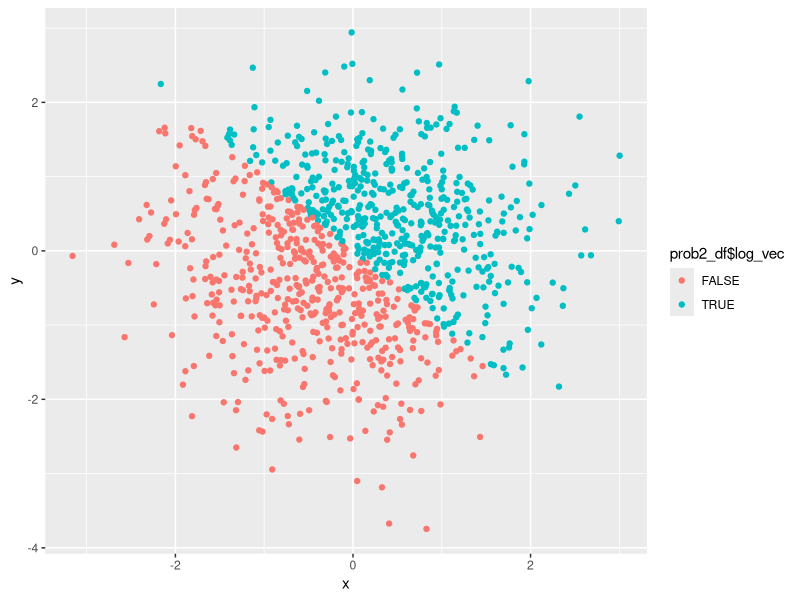
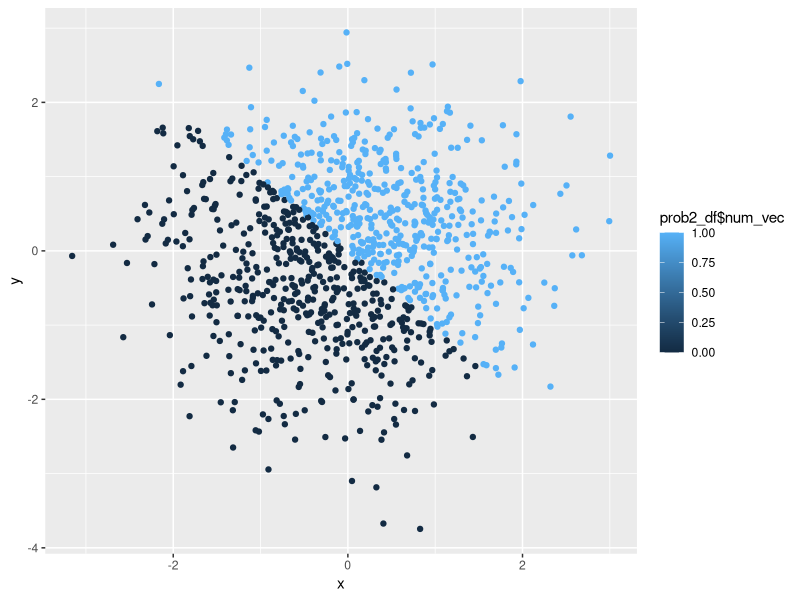
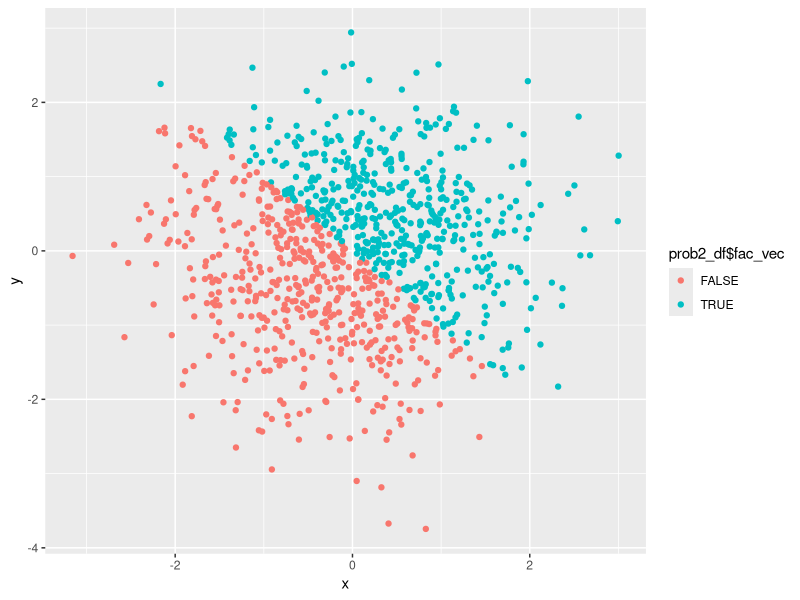
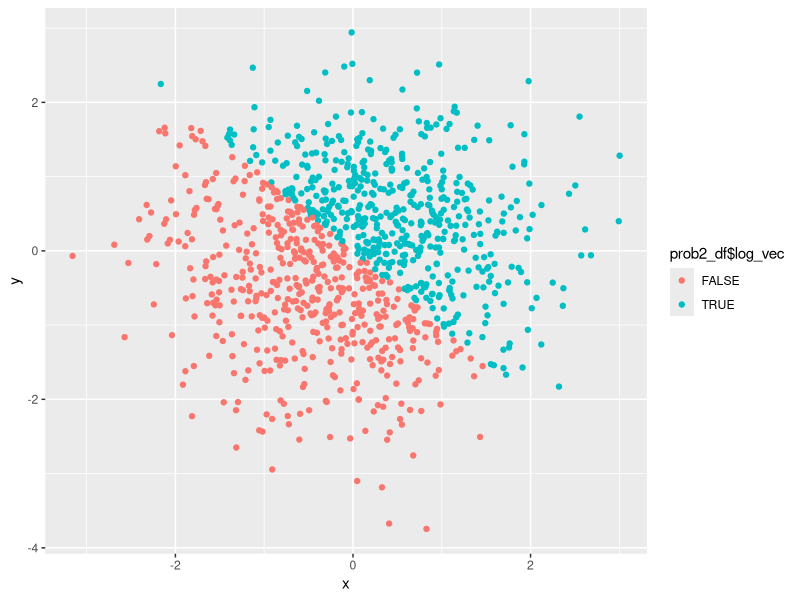

R code for these plots, in order:
## ---- chunk 1
library(tidyverse)
## ---- chunk 2
prob1_df = tibble(
  rand_samp = runif(10, min = 0, max = 5),
  log_vec = rand_samp > 2,
  char_vec = LETTERS[1:10],
  fac_vec = factor(LETTERS[1:10])
)
## ---- chunk 3

mean_rand_samp <- mean(prob1_df$rand_samp)
mean_log_vec <- mean(prob1_df$log_vec)
mean_char_vec <- mean(prob1_df$char_vec)
mean_fac_vec <- mean(prob1_df$fac_vec)
## ---- chunk 4

char_to_fac <- as.factor(prob1_df$char_vec)
as.numeric(char_to_fac)

fac_to_char <- as.character(prob1_df$fac_vec)
as.numeric(fac_to_char)
## ---- chunk 5

library(tidyverse)

prob2_df = tibble(
  x = rnorm(1000),
  y = rnorm(1000),
  log_vec = (x + y > 0),
  num_vec = as.numeric(log_vec),
  fac_vec = as.factor(log_vec)
)
## ---- chunk 6

plot_1 = ggplot(prob2_df, aes(x = x, y = y)) +
  geom_point(aes(color = prob2_df$log_vec))
plot_1
## ---- chunk 7

plot_2 = ggplot(prob2_df, aes(x = x, y = y)) +
  geom_point(aes(color = prob2_df$num_vec))
plot_2
## ---- chunk 8

plot_3 = ggplot(prob2_df, aes(x = x, y = y)) +
  geom_point(aes(color = prob2_df$fac_vec,))
plot_3
## ---- chunk 9
ggsave("scatterplot_log_vec.pdf", plot = plot_1, height = 4, width = 6)
